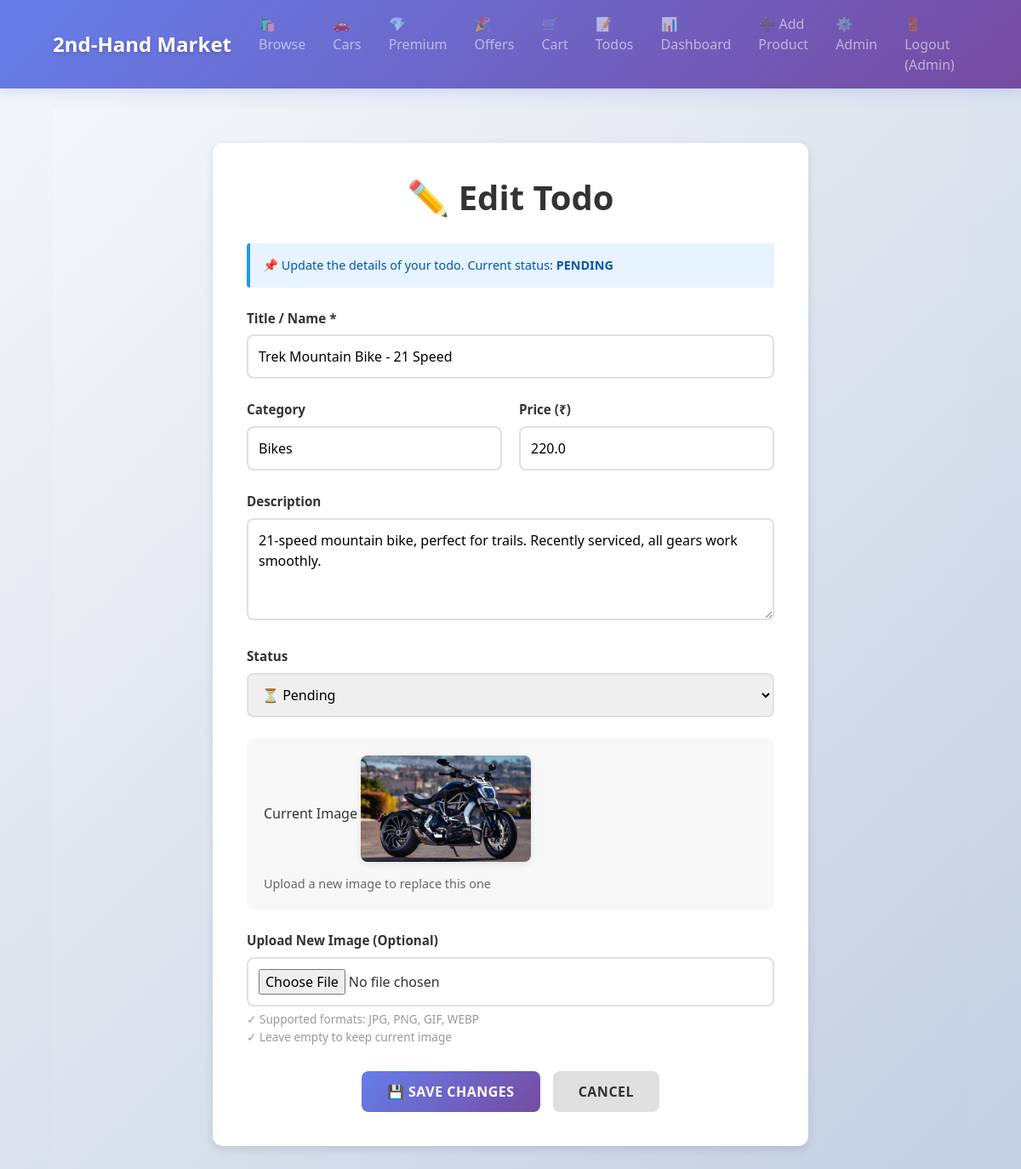
The app's page /todos/1/edit (signed in) with its own data.
### tables this page shows
CREATE TABLE todos (
                id INTEGER PRIMARY KEY AUTOINCREMENT,
                user_id INTEGER,
                title TEXT NOT NULL,
                category TEXT NOT NULL,
                item_type TEXT NOT NULL,
                price REAL,
                description TEXT,
                image_path TEXT,
                status TEXT DEFAULT 'pending',
                created_on TEXT,
                updated_on TEXT, product_id INTEGER,
                FOREIGN KEY(user_id) REFERENCES users(id)
            );

### app.py (the view, shortened to what this page needs)
@app.route("/todos/<int:todo_id>/edit", methods=["GET", "POST"])
@login_required
def edit_todo(todo_id):
    conn = get_db_connection()
    todo = conn.execute("SELECT * FROM todos WHERE id = ? AND user_id = ?", (todo_id, session["user_id"])).fetchone()
    if not todo:
        flash("Todo not found.", "danger")
        conn.close()
        return redirect(url_for("todos_list"))
    conn.close()
    return render_template("edit_todo.html", todo=todo)

### app.py (called while the page is built)
def get_db_connection():
    conn = sqlite3.connect(DB_PATH)
    conn.row_factory = sqlite3.Row
    return conn

def login_required(f):
    @wraps(f)
    def decorated(*args, **kwargs):
        if "user_id" not in session:
            flash("Please log in to access this page.", "warning")
            return redirect(url_for("login"))
        return f(*args, **kwargs)
    return decorated

### templates/edit_todo.html (shortened to what this page needs)
{% extends "base.html" %}
{% block content %}
<div class="edit-todo-container">
    <div class="container">
        <div class="form-card">
            <h1>✏️ Edit Todo</h1>
            <div class="status-info">
                📌 Update the details of your todo. Current status: <strong>{{ todo.status|upper }}</strong>
            </div>
            <form method="POST" enctype="multipart/form-data">
                <div class="form-group">
                    <label for="title">Title / Name *</label>
                    <input type="text" name="title" id="title" value="{{ todo.title }}" required>
                </div>
                <div class="form-row">
                    <div class="form-group">
                        <label for="category">Category</label>
                        <input type="text" name="category" id="category" value="{{ todo.category or '' }}" placeholder="e.g., Sedan, Hatchback, Cruiser">
                    </div>
                    <div class="form-group">
                        <label for="price">Price (₹)</label>
                        <input type="number" name="price" id="price" value="{{ todo.price or '0' }}" min="0">
                    </div>
                </div>
                <div class="form-group">
                    <label for="description">Description</label>
                    <textarea name="description" id="description" placeholder="Add details...">{{ todo.description or '' }}</textarea>
                </div>
                <div class="form-group">
                    <label for="status">Status</label>
                    <select name="status" id="status">
                        <option value="pending" {% if todo.status == 'pending' %}selected{% endif %}>⏳ Pending</option>
                    </select>
                </div>
                {% if todo.image_path %}
                    <div class="image-section">
                        <label>Current Image</label>
                        <img src="/{{ todo.image_path }}" alt="{{ todo.title }}" class="current-image">
                        <p style="font-size: 0.9rem; color: #666; margin: 0;">
                            Upload a new image to replace this one
                        </p>
                    </div>
                {% endif %}
                <div class="form-group">
                    <label for="image">Upload New Image (Optional)</label>
                    <input type="file" name="image" id="image" accept="image/*">
                    <div class="image-upload-hint">
                        ✓ Supported formats: JPG, PNG, GIF, WEBP<br>
                        ✓ Leave empty to keep current image
                    </div>
                </div>
                <div class="btn-container">
                    <button type="submit" class="btn btn-submit">💾 Save Changes</button>
                    <a href="{{ url_for('todos_list') }}" class="btn btn-cancel">Cancel</a>
                </div>
            </form>
        </div>
    </div>
</div>
{% endblock %}

### staticc/style.css (style rules this page uses)
:root { --primary-gradient: linear-gradient(135deg, #667eea 0%, #764ba2 100%); --secondary-gradient: linear-gradient(135deg, #f093fb 0%, #f5576c 100%); --success-gradient: linear-gradient(135deg, #11998e 0%, #38ef7d 100%); --warning-gradient: linear-gradient(135deg, #fa709a 0%, #fee140 100%); }
body { background: linear-gradient(135deg, #f5f7fa 0%, #c3cfe2 100%); color: #333; min-height: 100vh; font-family: 'Segoe UI', Tahoma, Geneva, Verdana, sans-serif; }
.btn { font-weight: 600; border: none; border-radius: 8px; transition: all 0.3s ease; text-transform: uppercase; letter-spacing: 0.5px; }
.container { max-width: 1100px; }

### templates/edit_todo.html (style rules this page uses)
.edit-todo-container { background: linear-gradient(135deg, #f5f7fa 0%, #c3cfe2 100%); min-height: 100vh; padding: 40px 0; }
.form-card { background: white; border-radius: 12px; padding: 40px; box-shadow: 0 4px 12px rgba(0,0,0,0.1); max-width: 700px; margin: 0 auto; }
.form-card h1 { font-weight: 700; color: #333; margin-bottom: 30px; text-align: center; }
.form-group { margin-bottom: 25px; }
.form-group label { display: block; margin-bottom: 8px; font-weight: 600; color: #333; font-size: 0.95rem; }
.form-group input, .form-group select, .form-group textarea { width: 100%; padding: 12px; border: 2px solid #e0e0e0; border-radius: 8px; font-size: 1rem; font-family: inherit; transition: all 0.3s ease; box-sizing: border-box; }
.form-group textarea { resize: vertical; min-height: 120px; }
.form-row { display: grid; grid-template-columns: 1fr 1fr; gap: 20px; }
.image-section { background: #f8f8f8; padding: 20px; border-radius: 8px; margin-bottom: 25px; }
.current-image { max-width: 200px; border-radius: 8px; box-shadow: 0 2px 8px rgba(0,0,0,0.1); margin-bottom: 15px; }
.image-upload-hint { font-size: 0.85rem; color: #999; margin-top: 5px; }
.btn-container { display: flex; gap: 15px; margin-top: 30px; justify-content: center; }
.btn { padding: 12px 30px; border: none; border-radius: 8px; font-weight: 600; cursor: pointer; font-size: 1rem; text-decoration: none; transition: all 0.3s ease; }
.btn-submit { background: linear-gradient(135deg, #667eea 0%, #764ba2 100%); color: white; }
.btn-cancel { background: #e0e0e0; color: #333; }
.status-info { background: #e7f3ff; border-left: 4px solid #2196f3; padding: 15px; border-radius: 4px; margin-bottom: 25px; font-size: 0.9rem; color: #0056b3; }

### records on screen
todos: status "PENDING", title "Trek Mountain Bike - 21 Speed", category "Bikes", price "220.0", description "21-speed mountain bike, perfect for trails. Recently serviced, all gears work smoothly.", status "⏳ Pending", image_path (picture)

### other values on screen
{{ session.get('user_name') }} "Admin"
